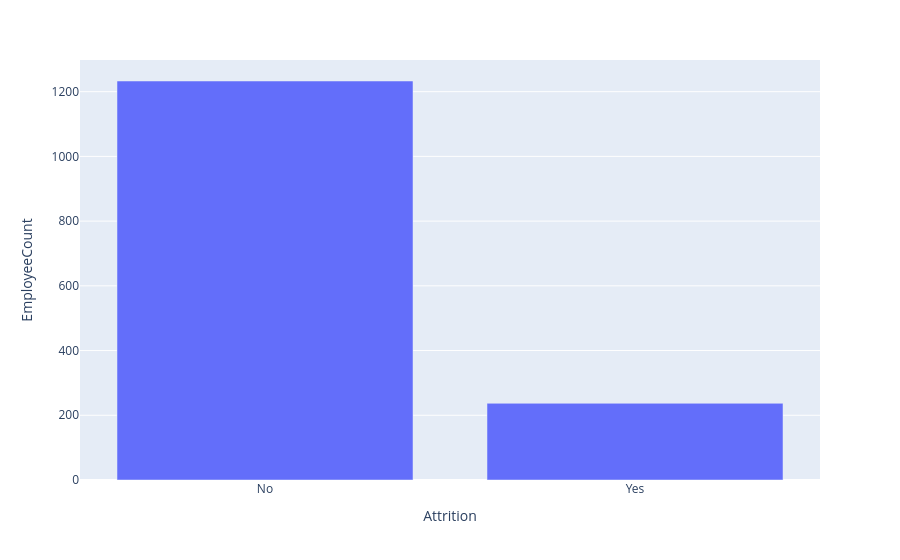

Notebook source saved alongside this figure:
### Markdown cell above
**5.15** ❓ **Question:** How does EmployeeCount differ between employees who left vs stayed?

### Code cell
px.bar(
    data_frame=df.groupby('Attrition')['EmployeeCount'].sum().reset_index(),
    x='Attrition',
    y='EmployeeCount',
)

### Figure 1 — Plotly figure (JSON) as saved in the notebook; plotly's stock layout.template omitted (floating-point values rounded to 4 significant figures)
{"data": [{"hovertemplate": "Attrition=%{x}<br>EmployeeCount=%{y}<extra></extra>", "legendgroup": "", "marker": {"color": "#636efa", "pattern": {"shape": ""}}, "name": "", "orientation": "v", "showlegend": false, "textposition": "auto", "type": "bar", "x": ["No", "Yes"], "xaxis": "x", "y": [1233, 237], "yaxis": "y"}], "layout": {"barmode": "relative", "legend": {"tracegroupgap": 0}, "margin": {"t": 60}, "xaxis": {"anchor": "y", "domain": [0, 1], "title": {"text": "Attrition"}}, "yaxis": {"anchor": "x", "domain": [0, 1], "title": {"text": "EmployeeCount"}}}}
